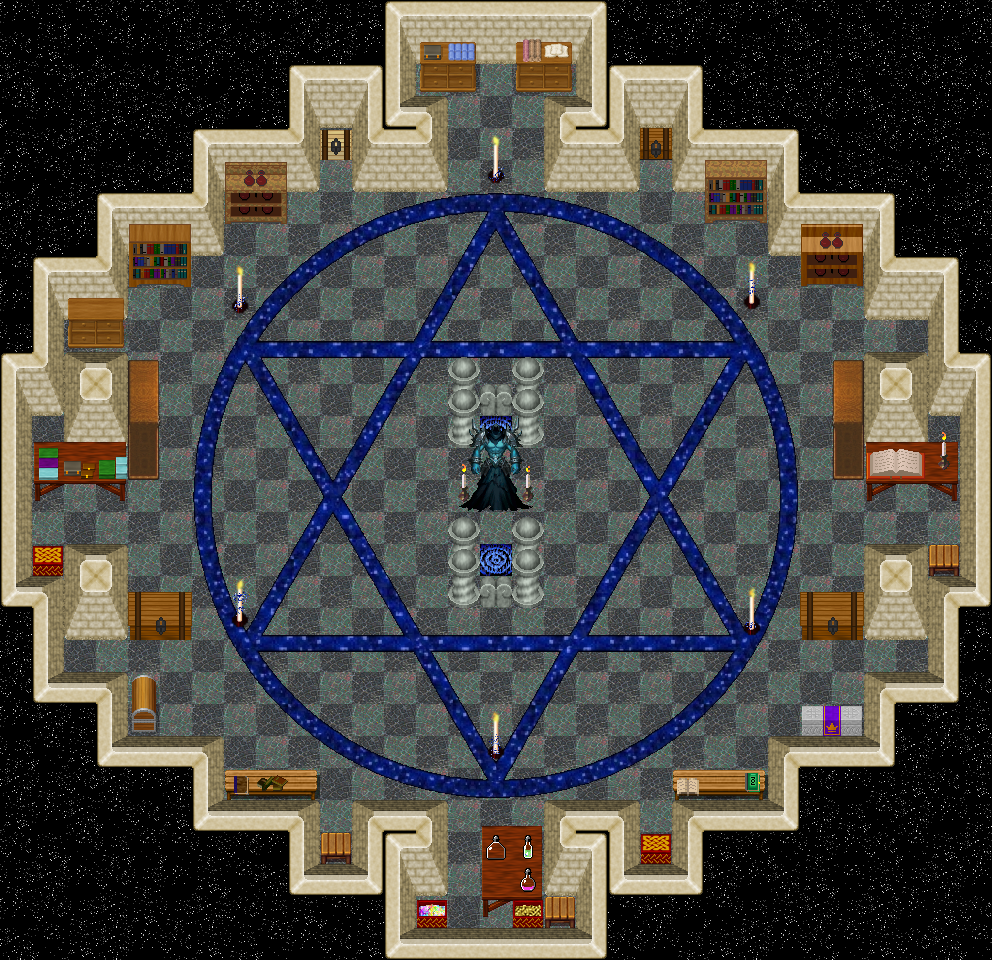

The image is a tile-based game level rendered from a .tmx file. Its description and source (layers, tilesets, objects; grid data summarised) follow:
An orthogonal 31x30 tile map with 32x32 px tiles, 5 tile layers (0_floor, 1_terrain, 2_object, 3_roof, ...), 3 hidden layers not drawn, 33 tilesets.

<map version="1.0" tiledversion="1.1.5" orientation="orthogonal" renderorder="right-down" width="31" height="30" tilewidth="32" tileheight="32" infinite="0" nextobjectid="1">
 <tileset firstgid="1" name="..\tileset\building\castle.png" tilewidth="32" tileheight="32" tilecount="320" columns="20">
  <image source="../../tileset/building/castle.png" width="640" height="512" />
 </tileset>
 <tileset firstgid="321" name="..\tileset\logic\collision.png" tilewidth="32" tileheight="32" tilecount="1" columns="1">
  <image source="../../tileset/logic/collision.png" width="32" height="32" />
 </tileset>
 <tileset firstgid="322" name="..\tileset\ground\indoor\blue_green.png" tilewidth="32" tileheight="32" tilecount="4" columns="2">
  <image source="../../tileset/ground/indoor/blue_green.png" width="64" height="64" />
 </tileset>
 <tileset firstgid="326" name="..\tileset\sky\stars.png" tilewidth="32" tileheight="32" tilecount="6" columns="3">
  <image source="../../tileset/sky/stars.png" width="96" height="64" />
 </tileset>
 <tileset firstgid="332" name="..\tileset\ground\cobblestones.png" tilewidth="32" tileheight="32" tilecount="4" columns="2">
  <image source="../../tileset/ground/cobblestones.png" width="64" height="64" />
 </tileset>
 <tileset firstgid="336" name="..\tileset\ground\hexagramm.png" tilewidth="32" tileheight="32" tilecount="722" columns="19">
  <image source="../../tileset/ground/hexagramm.png" width="608" height="1216" />
 </tileset>
 <tileset firstgid="1058" name="..\tileset\furniture\light\floating_candle.png" tilewidth="32" tileheight="32" tilecount="16" columns="4">
  <image source="../../tileset/furniture/light/floating_candle.png" width="128" height="128" />
 </tileset>
 <tileset firstgid="1074" name="..\tileset\furniture\light\lights_candle.png" tilewidth="32" tileheight="32" tilecount="36" columns="6">
  <image source="../../tileset/furniture/light/lights_candle.png" width="192" height="192" />
 </tileset>
 <tileset firstgid="1110" name="character\zekiel" tilewidth="32" tileheight="32" tilecount="54" columns="6">
  <image source="../../tileset/character/zekiel.png" width="192" height="288" />
 </tileset>
 <tileset firstgid="1164" name="..\tileset\furniture\shelve\dark_bookshelf_2.png" tilewidth="32" tileheight="32" tilecount="6" columns="3">
  <image source="../../tileset/furniture/shelve/dark_bookshelf_2.png" width="96" height="64" />
 </tileset>
 <tileset firstgid="1170" name="..\tileset\furniture\shelve\pale_book_bottle_shelf.png" tilewidth="32" tileheight="32" tilecount="12" columns="3">
  <image source="../../tileset/furniture/shelve/pale_book_bottle_shelf.png" width="96" height="128" />
 </tileset>
 <tileset firstgid="1182" name="..\tileset\furniture\shelve\dark_bottle_shelf.png" tilewidth="32" tileheight="32" tilecount="6" columns="3">
  <image source="../../tileset/furniture/shelve/dark_bottle_shelf.png" width="96" height="64" />
 </tileset>
 <tileset firstgid="1188" name="..\tileset\building\decoration\floor_sparkle.png" tilewidth="32" tileheight="32" tilecount="18" columns="3">
  <image source="../../tileset/building/decoration/floor_sparkle.png" width="96" height="192" />
 </tileset>
 <tileset firstgid="1206" name="..\tileset\item\statue\green_stone_3.png" tilewidth="32" tileheight="32" tilecount="3" columns="1">
  <image source="../../tileset/item/statue/green_stone_3.png" width="32" height="96" />
 </tileset>
 <tileset firstgid="1209" name="..\tileset\furniture\shelve\small_shelf.png" tilewidth="32" tileheight="32" tilecount="8" columns="2">
  <image source="../../tileset/furniture/shelve/small_shelf.png" width="64" height="128" />
 </tileset>
 <tileset firstgid="1217" name="..\tileset\item\chest\small.png" tilewidth="32" tileheight="32" tilecount="2" columns="1">
  <image source="../../tileset/item/chest/small.png" width="32" height="64" />
 </tileset>
 <tileset firstgid="1219" name="..\tileset\item\chemistry\empty_bottles.png" tilewidth="32" tileheight="32" tilecount="12" columns="4">
  <image source="../../tileset/item/chemistry/empty_bottles.png" width="128" height="96" />
 </tileset>
 <tileset firstgid="1231" name="..\tileset\item\chemistry\bottle.png" tilewidth="32" tileheight="32" tilecount="5" columns="1">
  <image source="../../tileset/item/chemistry/bottle.png" width="32" height="160" />
 </tileset>
 <tileset firstgid="1236" name="..\tileset\item\chemistry\flask.png" tilewidth="32" tileheight="32" tilecount="3" columns="1">
  <image source="../../tileset/item/chemistry/flask.png" width="32" height="96" />
 </tileset>
 <tileset firstgid="1239" name="..\tileset\furniture\table\wooden_trestle.png" tilewidth="32" tileheight="32" tilecount="9" columns="3">
  <image source="../../tileset/furniture/table/wooden_trestle.png" width="96" height="96" />
 </tileset>
 <tileset firstgid="1248" name="..\tileset\furniture\table\bench.png" tilewidth="32" tileheight="32" tilecount="3" columns="3">
  <image source="../../tileset/furniture/table/bench.png" width="96" height="32" />
 </tileset>
 <tileset firstgid="1251" name="..\tileset\item\documents\book.png" tilewidth="32" tileheight="32" tilecount="4" columns="2">
  <image source="../../tileset/item/documents/book.png" width="64" height="64" />
 </tileset>
 <tileset firstgid="1255" name="..\tileset\item\documents\books2.png" tilewidth="32" tileheight="32" tilecount="4" columns="2">
  <image source="../../tileset/item/documents/books2.png" width="64" height="64" />
 </tileset>
 <tileset firstgid="1259" name="..\tileset\item\boxes.png" tilewidth="32" tileheight="32" tilecount="4" columns="2">
  <image source="../../tileset/item/boxes.png" width="64" height="64" />
 </tileset>
 <tileset firstgid="1263" name="..\tileset\item\chest\chests_red.png" tilewidth="32" tileheight="32" tilecount="4" columns="2">
  <image source="../../tileset/item/chest/chests_red.png" width="64" height="64" />
 </tileset>
 <tileset firstgid="1267" name="..\tileset\item\chest\wooden_dark.png" tilewidth="32" tileheight="32" tilecount="1" columns="1">
  <image source="../../tileset/item/chest/wooden_dark.png" width="32" height="32" />
 </tileset>
 <tileset firstgid="1268" name="..\tileset\item\chest\chest_2.png" tilewidth="32" tileheight="32" tilecount="6" columns="3">
  <image source="../../tileset/item/chest/chest_2.png" width="96" height="64" />
 </tileset>
 <tileset firstgid="1274" name="..\tileset\item\chest\chest_purple.png" tilewidth="32" tileheight="32" tilecount="2" columns="2">
  <image source="../../tileset/item/chest/chest_purple.png" width="64" height="32" />
 </tileset>
 <tileset firstgid="1276" name="..\tileset\furniture\table\square.png" tilewidth="32" tileheight="32" tilecount="1" columns="1">
  <image source="../../tileset/furniture/table/square.png" width="32" height="32" />
 </tileset>
 <tileset firstgid="1277" name="..\tileset\furniture\shelve\wardrobe_lateral.png" tilewidth="32" tileheight="32" tilecount="8" columns="2">
  <image source="../../tileset/furniture/shelve/wardrobe_lateral.png" width="64" height="128" />
 </tileset>
 <tileset firstgid="1285" name="..\tileset\item\chest\large.png" tilewidth="32" tileheight="32" tilecount="8" columns="4">
  <image source="../../tileset/item/chest/large.png" width="128" height="64" />
 </tileset>
 <tileset firstgid="1293" name="..\tileset\logic\portal.png" tilewidth="32" tileheight="32" tilecount="7" columns="7">
  <image source="../../tileset/logic/portal.png" width="224" height="32" />
 </tileset>
 <tileset firstgid="1300" name="..\tileset\logic\protection.png" tilewidth="32" tileheight="32" tilecount="2" columns="2">
  <image source="../../tileset/logic/protection.png" width="64" height="32" />
 </tileset>
 <layer name="0_floor" width="31" height="30">
  <data>[930 cells, 930 non-empty, 13 distinct tile ids]</data>
 </layer>
 <layer name="1_terrain" width="31" height="30">
  <data>[930 cells, 474 non-empty, 273 distinct tile ids]</data>
 </layer>
 <layer name="2_object" width="31" height="30">
  <data>[930 cells, 217 non-empty, 55 distinct tile ids]</data>
 </layer>
 <layer name="3_roof" width="31" height="30">
  <data>[930 cells, 38 non-empty, 29 distinct tile ids]</data>
 </layer>
 <layer name="4_roof_add" width="31" height="30">
  <data>[930 cells, 2 non-empty, 2 distinct tile ids]</data>
 </layer>
 <layer name="objects" width="31" height="30" visible="0">
  <data>[930 cells, 2 non-empty, 1 distinct tile ids]</data>
 </layer>
 <layer name="collision" width="31" height="30" visible="0" opacity="0.54">
  <data>[930 cells, 512 non-empty, 1 distinct tile ids]</data>
 </layer>
 <layer name="protection" width="31" height="30" visible="0" opacity="0.32">
  <data>[930 cells, 930 non-empty, 1 distinct tile ids]</data>
 </layer>
</map>
